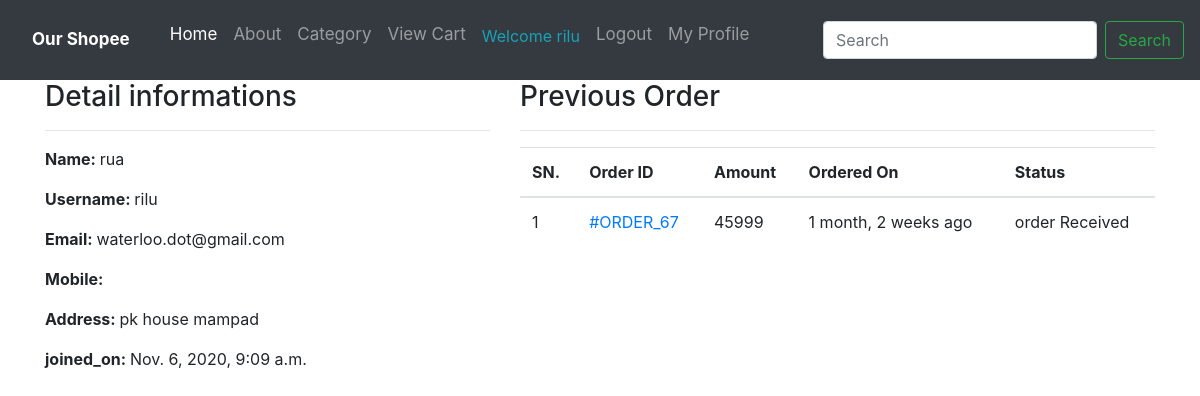
Screenshot of /profile/ (signed in) with the database file from the repository.
### Core/models.py (models this page shows, shortened)
class Customer(models.Model):
    user = models.OneToOneField(User, on_delete=models.CASCADE)
    full_name = models.CharField(max_length=200)
    address = models.CharField(max_length=200, null=True, blank=True)
    joined_on = models.DateTimeField(auto_now_add=True)

class Order(models.Model):
    cart = models.ForeignKey(Cart, on_delete=models.CASCADE)
    ordered_by = models.CharField(max_length=200)
    shipping_address = models.CharField(max_length=200)
    mobile = models.CharField(max_length=200)
    email = models.EmailField(null=True, blank=True)
    subtotal = models.PositiveIntegerField()
    discount = models.PositiveIntegerField()
    total = models.PositiveIntegerField()
    order_status = models.CharField(max_length=50, choices=ORDER_STATUS)
    created_at = models.DateTimeField(auto_now_add=True)
    payment_method = models.CharField(max_length=20, choices=METHOD, default="Khalti")
    payment_completed = models.BooleanField(default=False, null=True, blank=True)

### Core/views.py (the view)
# urls.py: path('profile/', CustomerProfileView.as_view(), name='customerprofile'),
class CustomerProfileView(TemplateView):
    template_name = 'profile.html'
    def dispatch(self, request, *args, **kwargs):
        if request.user.is_authenticated and Customer.objects.filter(user=request.user).exists():
            pass
        else:
            return redirect("/login/?next=/profile/")
        return super().dispatch(request, *args, **kwargs)
    def get_context_data(self, **kwargs):
        context = super().get_context_data(**kwargs)
        customer = self.request.user.customer
        context['customer'] = customer
        orders = Order.objects.filter(cart__customer=customer).order_by('-id')
        context['orders'] = orders
        return context

### templates/profile.html (shortened to what this page needs)
{% extends 'base.html' %}
{% block content %}
<div class="container">
    <div class="row">
        <div class="col-md-5">
            <h3>Detail informations</h3><hr>
            <p><span class="font-weight-bold">Name: </span>{{customer.full_name}}</p>
            <p><span class="font-weight-bold">Username: </span>{{customer.user}}</p>
            <p><span class="font-weight-bold">Email: </span>{{customer.user.email}}</p>
            <p><span class="font-weight-bold">Mobile: </span>{{customer.mobile}}</p>
            <p><span class="font-weight-bold">Address: </span>{{customer.address}}</p>
            <p><span class="font-weight-bold">joined_on: </span>{{customer.joined_on}}</p>
        </div>
        <div class="col-md-7">
            <h3>Previous Order</h3><hr>
            <table class="table">
                <thead>
                    <tr>
                        <th>SN.</th>
                        <th>Order ID</th>
                        <th>Amount</th>
                        <th>Ordered On</th>
                        <th>Status</th>
                    </tr>
                </thead>
                <tbody>
                    {% for ord in orders %}
                    <tr>
                        <td>{{forloop.counter}}</td>
                        <td> <a href="{% url 'Core:customerorderdetail' ord.pk %}">#ORDER_{{ord.id}}</a></td>
                        <td>{{ord.total}}</td>
                        <td>{{ord.created_at|timesince}} ago</td>
                        <td>{{ord.order_status}}</td>
                    </tr>
                    {% endfor %}
                </tbody>
            </table>
        </div>
    </div>
</div>
{% endblock %}

### templates/base.html (shortened to what this page needs)
<!DOCTYPE html>
<html lang="en">
<head>
  <link rel="stylesheet" href="https://cdn.jsdelivr.net/npm/bootstrap@4.5.3/dist/css/bootstrap.min.css">
</head>
<body>
    <nav class="navbar navbar-expand-lg navbar-dark bg-dark" >
        <a class="navbar-brand" href="{% url 'Core:home' %}"><strong>Our Shopee</strong></a>
        <div class="collapse navbar-collapse" id="navbarSupportedContent">
          <ul class="navbar-nav mr-auto">
            <li class="nav-item active">
              <a class="nav-link" href="{% url 'Core:home' %}">Home <span class="sr-only">(current)</span></a>
            </li>
            <li class="nav-item">
              <a class="nav-link" href="{% url 'Core:about' %}">About</a>
            </li>
            <li class="nav-item">
                <a class="nav-link" href="{% url 'Core:category' %}">Category</a>
              </li>
              <li class="nav-item">
                <a class="nav-link" href="{% url 'Core:mycart' %}">View Cart</a>
              </li>
              <li class="nav-item">
                <p class="nav-link text-info mt-2">
                  {% if request.user.customer %}
                  Welcome {{ request.user.username }}
                  <li class="nav-item">
                    <a class="nav-link" href="{% url 'Core:customerlogout' %}">Logout</a>
                  </li>
                  <li class="nav-item ">
                    <a class="nav-link" href="{% url 'Core:customerprofile' %}">My Profile</a>
                  </li>
              {% endif %}
          </ul>
          <form action="{% url 'Core:search' %}" class="form-inline my-2 my-lg-0" method="GET">
            <input class="form-control mr-sm-2" name="keyword" type="search" placeholder="Search" aria-label="Search">
            <button class="btn btn-outline-success my-2 my-sm-0" type="submit">Search</button>
          </form>
        </div>
      </nav>
    {% block content %}
    {% endblock %}
</body>
</html>

### templates/base.html (style rules this page uses)
.navbar { overflow: hidden; background-color: #333; top: 0; width: 100%; }
.navbar a { float: left; display: block; color: #f2f2f2; text-align: center; padding: 14px 16px; text-decoration: none; font-size: 17px; }

### rows the page displays
Customer: full_name "rua", user "rilu", user.email "waterloo.dot@gmail.com", address "pk house mampad", joined_on "Nov. 6, 2020, 9:09 a.m."
Order: id "67", total "45999", created_at "1 month, 2 weeks", order_status "order Received"

### other values shown
{{ request.user.username }} "rilu"
